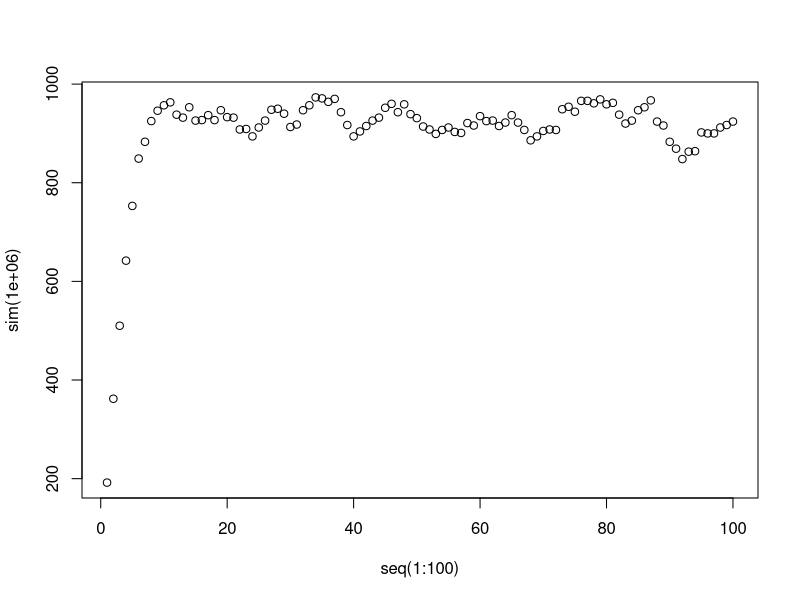

Reproduce this figure in R.
sim <- function(pop){
  adm_rate <- pop*.0002
  admits <- c()
  daily_total <- c()
  
  for(i in 1:100){
    num_new_admits <- rpois(1, adm_rate)
    admits <- append(admits, rpois(num_new_admits, lambda = 4.6)) # 4.6 is national average LoS
    daily_total <- append(daily_total, sum(admits > 0))
    admits <- admits - 1
  }
  return(c(daily_total))
}


plot(seq(1:100),sim(1000000))